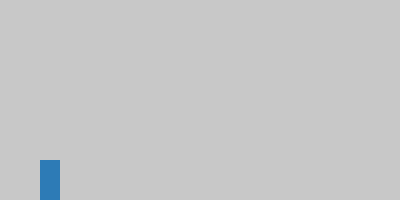
Frame 1 (no input)
Frame 60 (no input): identical to frame 1, image omitted
Frame 120 (the mouse pressed at the canvas centre since frame 60): identical to frame 1, image omitted

The p5.js sketch that drew this single still picture (run headless with seeded random() and noise() and a simulated clock; from frame 60 on, the mouse is pressed at the canvas centre):

// p5.js sketch
// ── sketch.js
let dino;
let tree;

function setup() {
  createCanvas(400, 200);
  // frameRate(10);
  dino = new Dino(40, 160);
}

function draw() {
  background(200);
  dino.show();
  dino.update();
}

// ── dino.js
class Dino {
  constructor(x, y) {
    this.pos = new p5.Vector(x, y);
    this.jumped = false;
  }

  show() {
    fill(45, 123, 182);
    noStroke();
    rect(this.pos.x, this.pos.y, 20, 40);
  }

  update() {
    if (keyCode === UP_ARROW && this.jumped === false) {
      if (this.pos.y === 60) {
        this.jumped = true;
      } else {
        this.pos.y -= 5;
      }
    } else if (this.jumped === true) {
      if (this.pos.y === 160) {
        this.jumped = false;
        keyCode = null;
      } else {
        this.pos.y += 5;
      }
    }
  }
}

// ── trees.js
class Tree {
  constructor() {}
}
